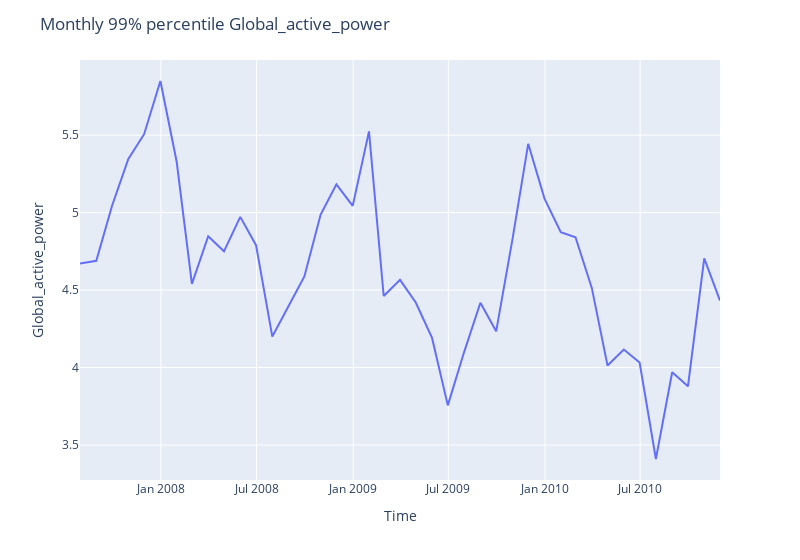

Write notebook code for a chart like this one.
### Markdown cell above
# Read parquet dataset

### Code cell
df = pd.read_parquet("data/household.parquet")

# Exclude data before July 2007
df = df.loc["2007-07":]
df_monthly = df.resample("M").quantile(0.99)
var = "Global_active_power"
fig = run_sequence_plot(
    df_monthly.index, df_monthly[var], f"Monthly 99% percentile {var}", "Time", f"{var}"
)
fig.show()

### Figure 1 — Plotly figure (JSON) as saved in the notebook; plotly's stock layout.template omitted (floating-point values rounded to 4 significant figures)
{"data": [{"hovertemplate": "x=%{x}<br>y=%{y}<extra></extra>", "legendgroup": "", "line": {"color": "#636efa", "dash": "solid"}, "marker": {"symbol": "circle"}, "mode": "lines", "name": "", "orientation": "v", "showlegend": false, "x": ["2007-07-31T00:00:00", "2007-08-31T00:00:00", "2007-09-30T00:00:00", "2007-10-31T00:00:00", "2007-11-30T00:00:00", "2007-12-31T00:00:00", "2008-01-31T00:00:00", "2008-02-29T00:00:00", "2008-03-31T00:00:00", "2008-04-30T00:00:00", "2008-05-31T00:00:00", "2008-06-30T00:00:00", "2008-07-31T00:00:00", "2008-08-31T00:00:00", "2008-09-30T00:00:00", "2008-10-31T00:00:00", "2008-11-30T00:00:00", "2008-12-31T00:00:00", "2009-01-31T00:00:00", "2009-02-28T00:00:00", "2009-03-31T00:00:00", "2009-04-30T00:00:00", "2009-05-31T00:00:00", "2009-06-30T00:00:00", "2009-07-31T00:00:00", "2009-08-31T00:00:00", "2009-09-30T00:00:00", "2009-10-31T00:00:00", "2009-11-30T00:00:00", "2009-12-31T00:00:00", "2010-01-31T00:00:00", "2010-02-28T00:00:00", "2010-03-31T00:00:00", "2010-04-30T00:00:00", "2010-05-31T00:00:00", "2010-06-30T00:00:00", "2010-07-31T00:00:00", "2010-08-31T00:00:00", "2010-09-30T00:00:00", "2010-10-31T00:00:00", "2010-11-30T00:00:00"], "xaxis": "x", "y": [4.671, 4.689, 5.044, 5.346, 5.506, 5.849, 5.328, 4.54, 4.847, 4.75, 4.972, 4.79, 4.2, 4.4, 4.588, 4.987, 5.182, 5.043, 5.524, 4.462, 4.566, 4.42, 4.191, 3.756, 4.1, 4.418, 4.234, 4.827, 5.444, 5.09, 4.874, 4.841, 4.514, 4.013, 4.116, 4.033, 3.41, 3.97, 3.879, 4.704, 4.432], "yaxis": "y", "type": "scatter"}], "layout": {"xaxis": {"anchor": "y", "domain": [0.0, 1.0], "title": {"text": "Time"}}, "yaxis": {"anchor": "x", "domain": [0.0, 1.0], "title": {"text": "Global_active_power"}}, "legend": {"tracegroupgap": 0}, "margin": {"t": 60}, "title": {"text": "Monthly 99% percentile Global_active_power"}, "width": 800}}
